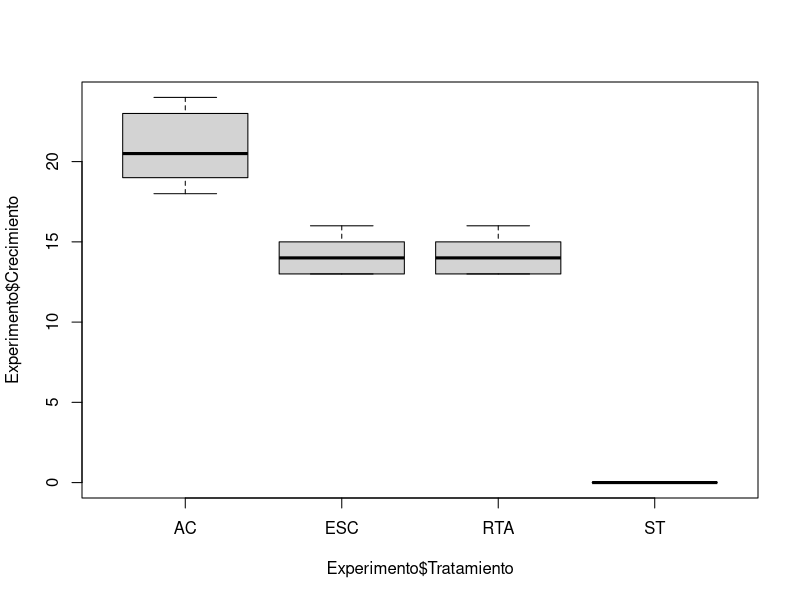

Write R code to recreate this figure.
# Tamara Martinez Martinez 
# 2067694 
# 14/05/2025

# Experiment semillas de Ebanno
Experimento <- read.csv("Datos_ebano.csv", header = T)
Experimento$Tratamiento <- as.factor(Experimento$Tratamiento)
boxplot(Experimento$Crecimiento ~ Experimento$Tratamiento,
        )
